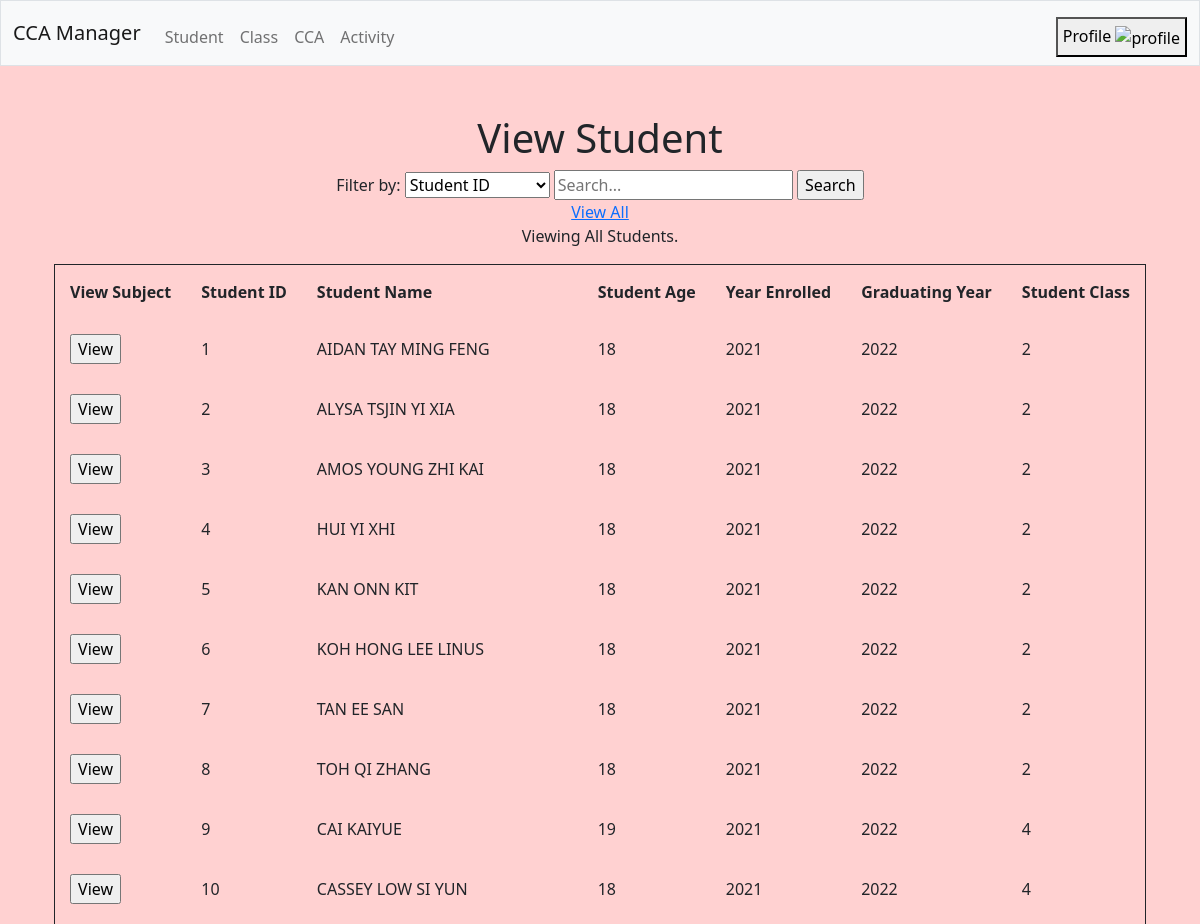
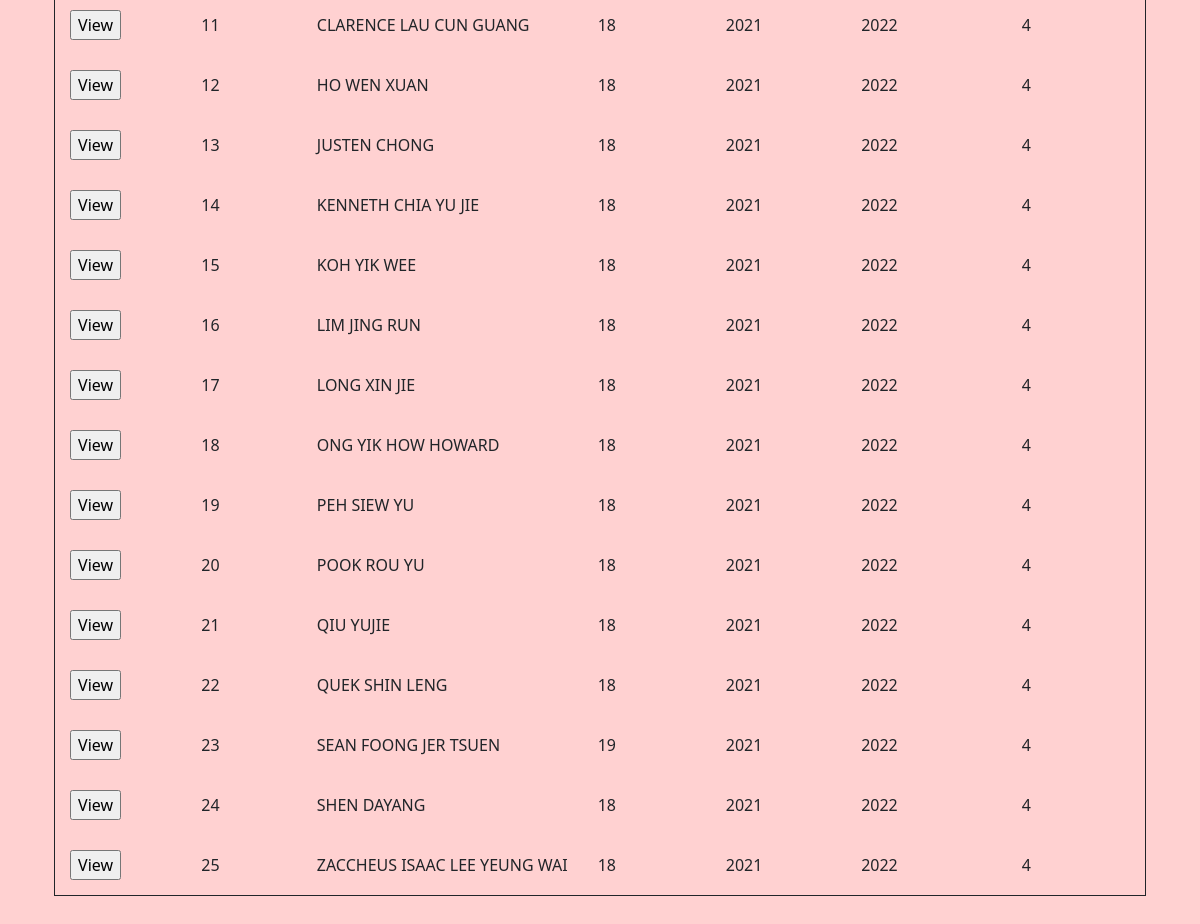
The app's page /view_student with its own data (2 pictures, top to bottom).
### tables this page shows
CREATE TABLE student (
    id INTEGER,
    name TEXT,
    age INTEGER,
    year_enrolled INTEGER,
    graduating_year INTEGER,
    student_class INTEGER,
    PRIMARY KEY(id),
    FOREIGN KEY(student_class) REFERENCES class(id)
);

### main.py (the view)
@app.route('/view_student', methods=['POST', 'GET'])
def view_student():
    if request.method == 'POST': # selected data
        search_key = request.form['search_key']
        search_value = request.form['search_value']
        record = {search_key: search_value} # dict
        data = storage.database['students'].find(record) # list of dict
        if data == []:
            return frontend.view_student(data=data, message='Student {} {} cannot be found.'.format(search_key, search_value))
        else:
            return frontend.view_student(data=data, message="Viewing Students with {} {}.".format(search_key, search_value))
    else: # all data
        data = storage.database['students'].get_all() # list of dict
        return frontend.view_student(data=data, message='Viewing All Students.')

### frontend.py (called while the page is built)
def view_student(data: list, message="") -> None:
    return render_template("view.html",
                           entity="student",
                           headers=[
                               {"label": "Student ID", "value": "id"},
                               {"label": "Student Name", "value": "name"},
                               {"label": "Student Age", "value": "age"},
                               {"label": "Year Enrolled", "value": "year_enrolled"},
                               {"label": "Graduating Year", "value": "graduating_year"},
                               {"label": "Student Class", "value": "student_class"}],
                           data=data,
                           message=message)

### storage.py (called while the page is built)
    def execute(self, sql_statement:str, values={}) -> list:
        with sqlite3.connect('database.db') as conn:
            conn.row_factory = sqlite3.Row # turns output into dict
            cur = conn.cursor()
            cur.execute(sql_statement, values)
            results = cur.fetchall()
            list_of_dict = []
            for record in results:
                list_of_dict.append(dict(record)) # convert Row object to dict
            return list_of_dict

    def get_all(self, column='*') -> list:
        sql_statement = 'SELECT ' + column + ' FROM ' + self.__table
        return self.execute(sql_statement)

### templates/view.html (shortened to what this page needs)
{% extends "layout.html" %}
{% block main %}
    <h1>View {{ entity | title }}</h1>
    {% if entity == "subject" %}
    <h2>Subjects Taken</h2>
    <h3>Student Name: {{ student_name }}</h3>
    <table>
        <tr>
            {% for header in headers %}
            <th>{{ header['label'] }}</th>
            {% endfor %}
        </tr>
        {% for record in data %}
        <tr>
            {% for value in record.values() %}
            <td>{{ value }}</td>
            {% endfor %}
        </tr>
        {% endfor %}
    </table>
    <p><a href="/view_student">Return to View Student</a></p>
    {% else %}
    <form action="view_{{ entity }}" method="POST">
        <label for="search_key">Filter by: </label>
        <select name="search_key" id="search_key">
            {% for header in headers %}
            <option value="{{ header['value'] }}">{{ header['label'] }}</option>
            {% endfor %}
        </select>
        <input
            id="search_value"
            type="text"
            name="search_value"
            value=""
            placeholder="Search..."
            autocomplete="off"
            required
            >
        <input type="submit" value="Search">
    </form>
    <a href="/view_{{ entity }}">View All</a>
    <p id="fail">{{ message }}</p>
    <table>
        <tr>
            {% if entity == "student" %}
            <th>View Subject</th>
            {% endif %}
            {% for header in headers %}
            <th>{{ header['label'] }}</th>
            {% endfor %}
        </tr>
        {% for record in data %}
        <tr>
            {% if entity == "student" %}
            <td>
                <form action="/view_subject" method="POST">
                    <input type="submit" value="View">
                </form>
            </td>
            {% endif %}
            {% for value in record.values() %}
            <td>{{ value }}</td>
            {% endfor %}
        </tr>
        {% endfor %}
    </table>
    {% endif %}
{% endblock %}

### static/styles.css (style rules this page uses)
body { background-color: #ffd1d1; }
table { border: 1px solid; margin-left: auto; margin-right: auto; }
th, td { padding: 15px; text-align: left; }

### records on screen
student: values "1" "18" "2", name "AIDAN TAY MING FENG", year_enrolled "2021", graduating_year "2022"
student: values "2" "18" "2", name "ALYSA TSJIN YI XIA", year_enrolled "2021", graduating_year "2022"
student: values "3" "18" "2", name "AMOS YOUNG ZHI KAI", year_enrolled "2021", graduating_year "2022"
student: values "4" "18" "2", name "HUI YI XHI", year_enrolled "2021", graduating_year "2022"
student: values "5" "18" "2", name "KAN ONN KIT", year_enrolled "2021", graduating_year "2022"
student: values "6" "18" "2", name "KOH HONG LEE LINUS", year_enrolled "2021", graduating_year "2022"
student: values "7" "18" "2", name "TAN EE SAN", year_enrolled "2021", graduating_year "2022"
student: values "8" "18" "2", name "TOH QI ZHANG", year_enrolled "2021", graduating_year "2022"
student: values "9" "19" "4", name "CAI KAIYUE", year_enrolled "2021", graduating_year "2022"
student: values "10" "18" "4", name "CASSEY LOW SI YUN", year_enrolled "2021", graduating_year "2022"
student: values "11" "18" "4", name "CLARENCE LAU CUN GUANG", year_enrolled "2021", graduating_year "2022"
student: values "12" "18" "4", name "HO WEN XUAN", year_enrolled "2021", graduating_year "2022"
student: values "13" "18" "4", name "JUSTEN CHONG", year_enrolled "2021", graduating_year "2022"
student: values "14" "18" "4", name "KENNETH CHIA YU JIE", year_enrolled "2021", graduating_year "2022"
student: values "15" "18" "4", name "KOH YIK WEE", year_enrolled "2021", graduating_year "2022"
student: values "16" "18" "4", name "LIM JING RUN", year_enrolled "2021", graduating_year "2022"
student: values "17" "18" "4", name "LONG XIN JIE", year_enrolled "2021", graduating_year "2022"
student: values "18" "18" "4", name "ONG YIK HOW HOWARD", year_enrolled "2021", graduating_year "2022"
student: values "19" "18" "4", name "PEH SIEW YU", year_enrolled "2021", graduating_year "2022"
student: values "20" "18" "4", name "POOK ROU YU", year_enrolled "2021", graduating_year "2022"
student: values "21" "18" "4", name "QIU YUJIE", year_enrolled "2021", graduating_year "2022"
student: values "22" "18" "4", name "QUEK SHIN LENG", year_enrolled "2021", graduating_year "2022"
student: values "23" "19" "4", name "SEAN FOONG JER TSUEN", year_enrolled "2021", graduating_year "2022"
student: values "24" "18" "4", name "SHEN DAYANG", year_enrolled "2021", graduating_year "2022"
student: values "25" "18" "4", name "ZACCHEUS ISAAC LEE YEUNG WAI", year_enrolled "2021", graduating_year "2022"

### other values on screen
{{ entity | title }} "Student"
{{ message }} "Viewing All Students."
{{ header['label'] }} "Student ID" "Student Name" "Student Age" "Year Enrolled" "Graduating Year" "Student Class"
form field search_key "Student ID"
